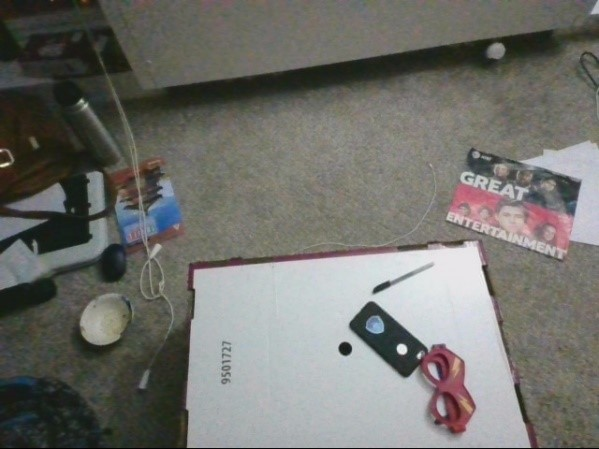
#> input picture data/Capture 1.jpg, 599 x 449 px
$ python -i CornerDetection_Assignment3.py   (imports and definitions only)
#> lines starting #> are read from the running program, lines starting #| are printed output that depends on the picture; after the words box and inside, x2 and y2 are one past the last pixel; in counts of white or black regions, pixels touching at a corner belong together
#> further down, picture is the input picture: shape (449, 599, 3); mean B, G, R 107.9, 112.7, 112.9


import cv2
import numpy as np
import sys


# [45 lines left out: functions main, getImage, showWin, not called in this run]


def cvt2Gray(im):
	im_bw = cv2.cvtColor(im, cv2.COLOR_BGR2GRAY)
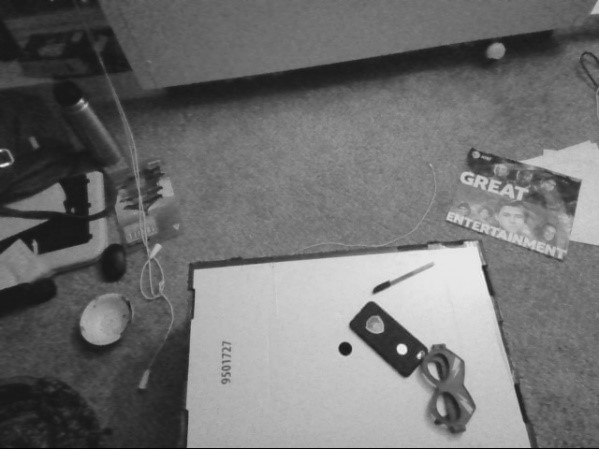
#> im_bw: shape (449, 599); min 1, max 246, mean 112.2
	cv2.imshow("Display window", im_bw)
	return im_bw


# [66 lines left out: functions smooth, harris, featureVector, not called in this run]


def betterLocalization(im):
	gray = cvt2Gray(im)
	gray = np.float32(gray)
	distance1 = cv2.cornerHarris(gray,2,3,0.04)
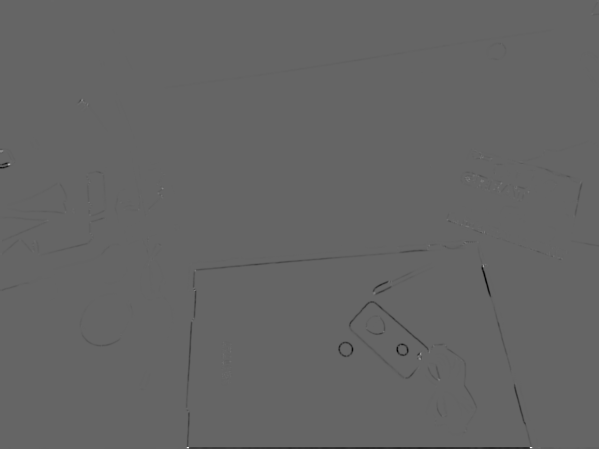
#> distance1: shape (449, 599) float32; min -14811612, max 22535176, mean -49511.7; drawn with min black and max white
	distance1 = cv2.dilate(distance1,None)
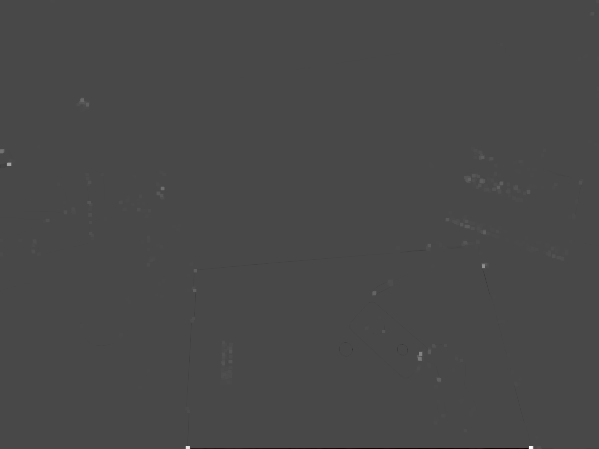
#> distance1: shape (449, 599) float32; min -8926625, max 22535176, mean 3564.6; drawn with min black and max white
	ret, distance1 = cv2.threshold(distance1,0.01*distance1.max(),255,0)
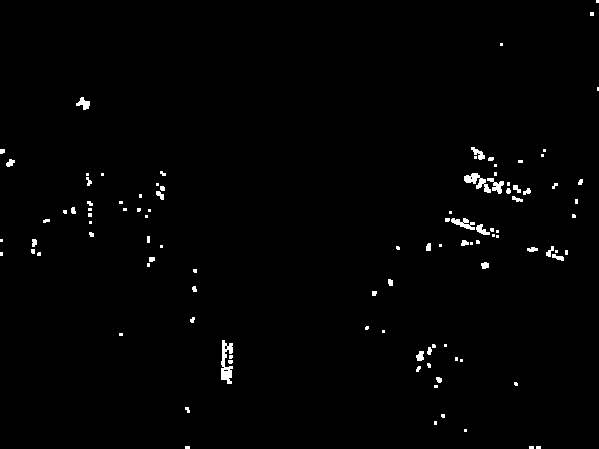
#> distance1: shape (449, 599) float32; 1.1% white; 105 white regions (63 under 20 px), largest, box (x1, y1, x2, y2) and area: (221, 340, 233, 384) 308, (464, 173, 491, 193) 223, (451, 218, 475, 230) 149
#> ret = 225351.8
	distance1 = np.uint8(distance1)

	ret, labels, stats, centroids = cv2.connectedComponentsWithStats(distance1)
#> labels: shape (449, 599) int32; 106 distinct labels, from 0 to 105
#> ret = 106; stats = 106 rows, first 6: [0, 0, 599, 449, 266037], [596, 0, 3, 3, 9], [590, 12, 4, 4, 16], [500, 43, 3, 3, 9], [597, 87, 2, 4, 8], [76, 97, 14, 13, 99]; centroids = 106 pairs, first value 1 to 597.5, second value 1 to 447

	criteria = (cv2.TERM_CRITERIA_EPS + cv2.TERM_CRITERIA_MAX_ITER, 100, 0.001)
	corners = cv2.cornerSubPix(gray,np.float32(centroids),(5,5),(-1,-1),criteria)
#> corners = 106 pairs, first value 0.104 to 597, second value 1 to 447.6

	rslt = np.hstack((centroids,corners))
#> rslt = 106 rows, first 6: [298.4, 223.8, 298.4, 223.8], [597, 1, 597, 1], [591.5, 13.5, 589.6, 13.89], [501, 44, 496.1, 41.1], [597.5, 88.5, 595.7, 90.86], [83.3, 103.2, 80.98, 98.37]
	rslt = np.int0(rslt)
#> rslt = 106 rows, first 6: [298, 223, 298, 223], [597, 1, 597, 1], [591, 13, 589, 13], [501, 44, 496, 41], [597, 88, 595, 90], [83, 103, 80, 98]
	im[rslt[:,1],rslt[:,0]]=[0,0,255]
#> im: shape (449, 599, 3); 0.04% of pixels changed, all inside (x1, y1, x2, y2) = (1, 1, 598, 448)
	im[rslt[:,3],rslt[:,2]] = [0,255,0]
#> im: shape (449, 599, 3); mean B, G, R 107.8, 112.7, 112.9
	return im


# [4 lines left out: function help, not called in this run]


# [2 lines not run here, left out]

>>> import cv2
>>> picture = cv2.imread('../data/Capture 1.jpg')
>>> result = betterLocalization(picture)

$ run again, on data/Image_2.PNG
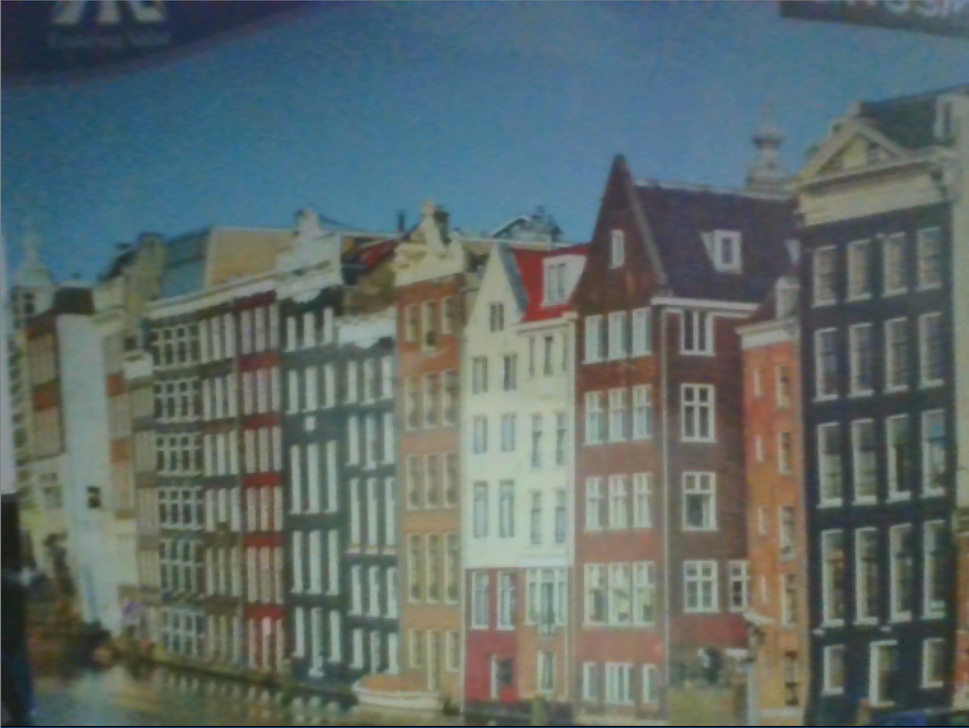
#> input picture data/Image_2.PNG, 969 x 728 px, shrunk from 1919 x 1442 before the run
#> picture is the input picture: shape (728, 969, 3); mean B, G, R 105.9, 107.3, 95.2
#> in cvt2Gray, `im_bw = cv2.cvtColor(im, cv2.COLOR_BGR2GRAY)`:
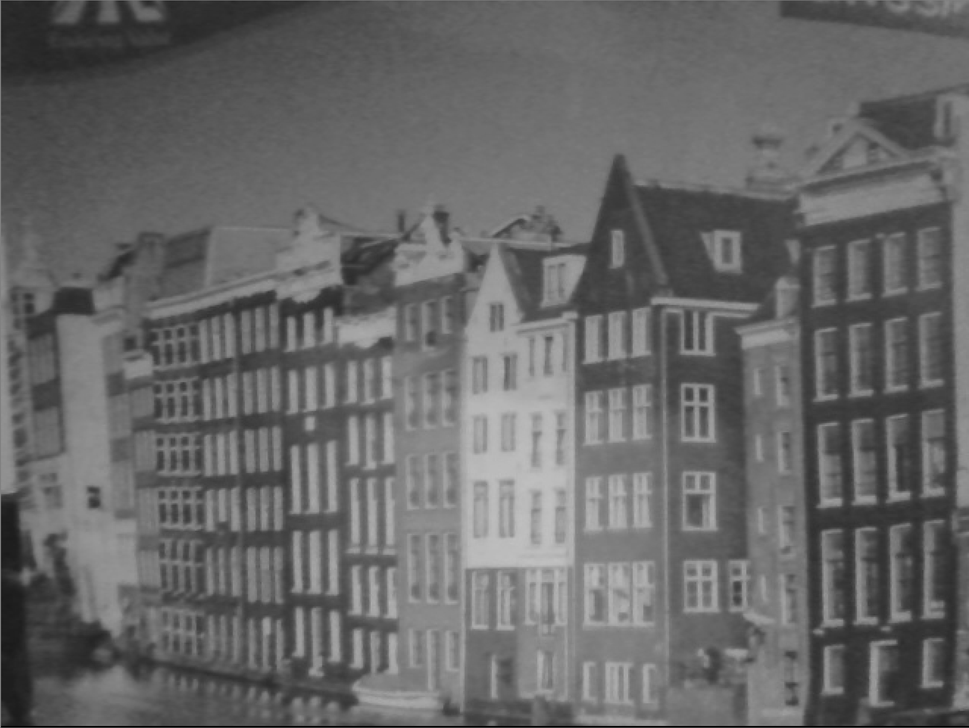
#> im_bw: shape (728, 969); min 0, max 193, mean 103.5
#> in betterLocalization, `ret, distance1 = cv2.threshold(distance1,0.01*distance1.max(),255,0)`:
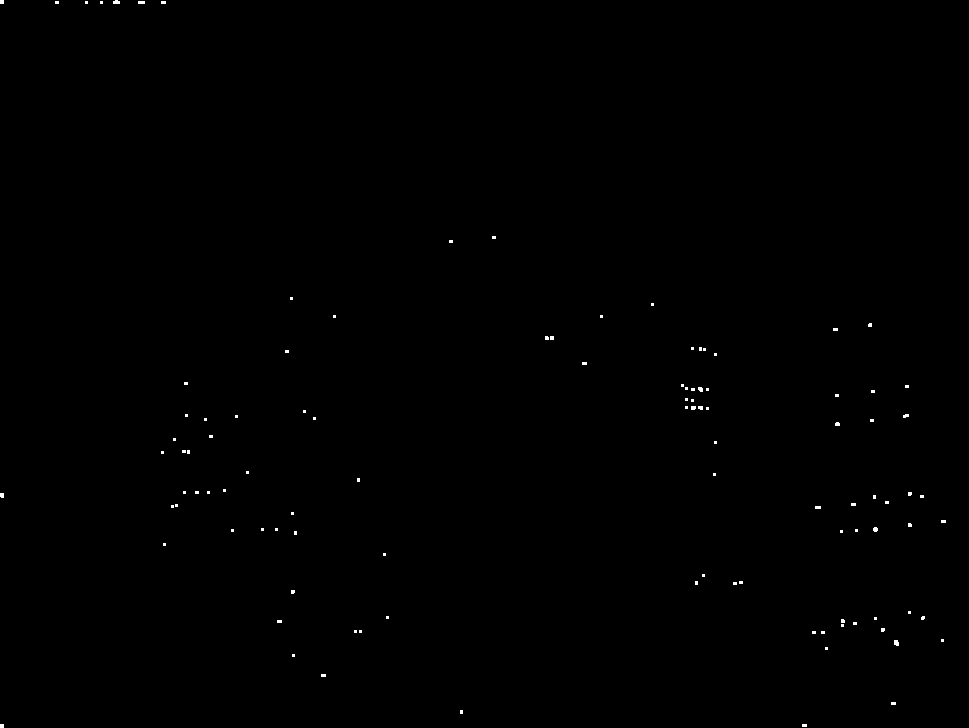
#> distance1: shape (728, 969) float32; 0.18% white; 107 white regions (102 under 20 px), largest, box (x1, y1, x2, y2) and area: (894, 640, 899, 646) 26, (113, 0, 120, 4) 24, (138, 1, 145, 4) 21, (698, 387, 703, 392) 21, (873, 527, 878, 532) 21
#> in betterLocalization, `ret, distance1 = cv2.threshold(distance1,0.01*distance1.max(),255,0)`: ret = 21358.5
#> labels: shape (728, 969) int32; 108 distinct labels, from 0 to 107
#> in betterLocalization, `ret, labels, stats, centroids = cv2.connectedComponentsWithStats(dista..`: ret = 108; stats = 108 rows, first 6: [0, 0, 969, 728, 704141], [0, 0, 4, 4, 16], [55, 1, 4, 3, 12], [85, 1, 3, 3, 9], [100, 1, 3, 3, 9], [113, 0, 7, 4, 24]; centroids = 108 pairs, first value 1.5 to 943, second value 1.5 to 725.5
#> corners = 108 pairs, first value 0.415 to 944.4, second value 0.448 to 726.2
#> in betterLocalization, `rslt = np.hstack((centroids,corners))`: rslt = 108 rows, first 6: [483.9, 363.3, 483.9, 363.3], [1.5, 1.5, 0.526, 0.567], [56.5, 2, 56.26, 0.458], [86, 2, 85.88, 0.448], [101, 2, 100.2, 0.535], [116, 1.75, 114.6, 0.549]
#> in betterLocalization, `rslt = np.int0(rslt)`: rslt = 108 rows, first 6: [483, 363, 483, 363], [1, 1, 0, 0], [56, 2, 56, 0], [86, 2, 85, 0], [101, 2, 100, 0], [116, 1, 114, 0]

$ run again, on data/Image_3.PNG
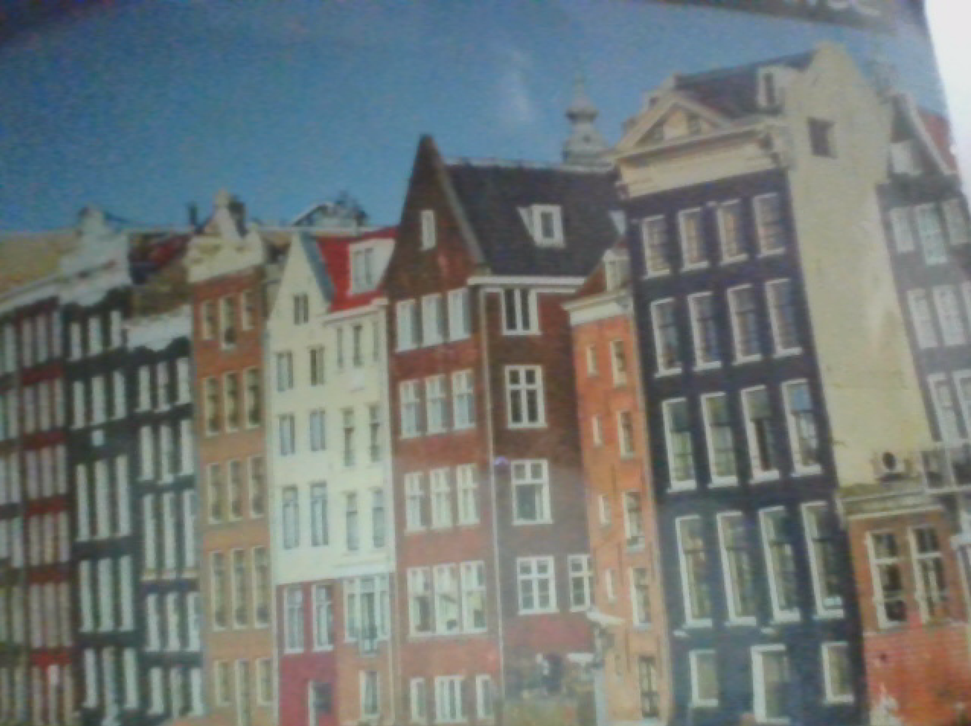
#> input picture data/Image_3.PNG, 971 x 726 px, shrunk from 1912 x 1430 before the run
#> picture is the input picture: shape (726, 971, 3); mean B, G, R 118.8, 121, 114.9
#> in betterLocalization, `ret, distance1 = cv2.threshold(distance1,0.01*distance1.max(),255,0)`:
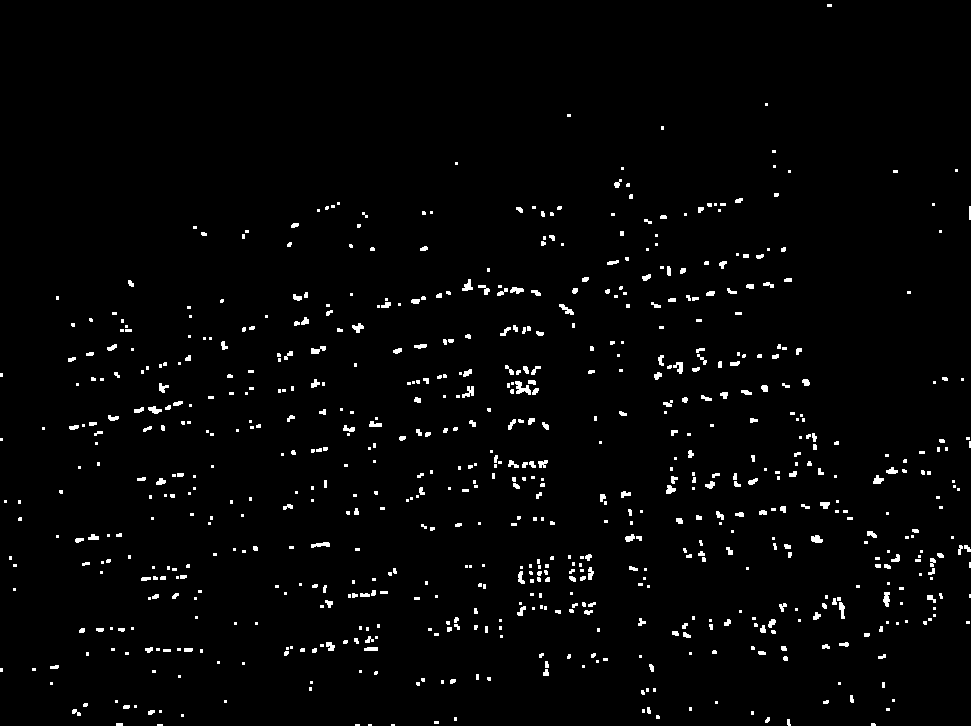
#> distance1: shape (726, 971) float32; 2.1% white; 730 white regions (442 under 20 px), largest, box (x1, y1, x2, y2) and area: (515, 381, 531, 395) 121, (462, 386, 474, 398) 80, (883, 592, 890, 607) 76
#> in betterLocalization, `ret, distance1 = cv2.threshold(distance1,0.01*distance1.max(),255,0)`: ret = 1547.2
#> labels: shape (726, 971) int32; 731 distinct labels, from 0 to 730
#> in betterLocalization, `ret, labels, stats, centroids = cv2.connectedComponentsWithStats(dista..`: ret = 731; stats = 731 rows, first 6: [0, 0, 971, 726, 689810], [827, 4, 5, 3, 15], [765, 103, 3, 3, 9], [567, 114, 4, 3, 12], [661, 126, 3, 4, 12], [772, 150, 4, 3, 12]; centroids = 731 pairs, first value 1 to 969.5, second value 5 to 724.5
#> corners = 731 pairs, first value 1 to 969.5, second value 4.7 to 724.6
#> in betterLocalization, `rslt = np.hstack((centroids,corners))`: rslt = 731 rows, first 6: [484.2, 360.2, 487.1, 364.7], [829, 5, 826.8, 4.7], [766, 104, 766.5, 106.8], [568.5, 115, 564.3, 114.1], [662, 127.5, 663.6, 124.4], [773.5, 151, 771.6, 151.2]
#> in betterLocalization, `rslt = np.int0(rslt)`: rslt = 731 rows, first 6: [484, 360, 487, 364], [829, 5, 826, 4], [766, 104, 766, 106], [568, 115, 564, 114], [662, 127, 663, 124], [773, 151, 771, 151]
#> in betterLocalization, `im[rslt[:,3],rslt[:,2]] = [0,255,0]`:
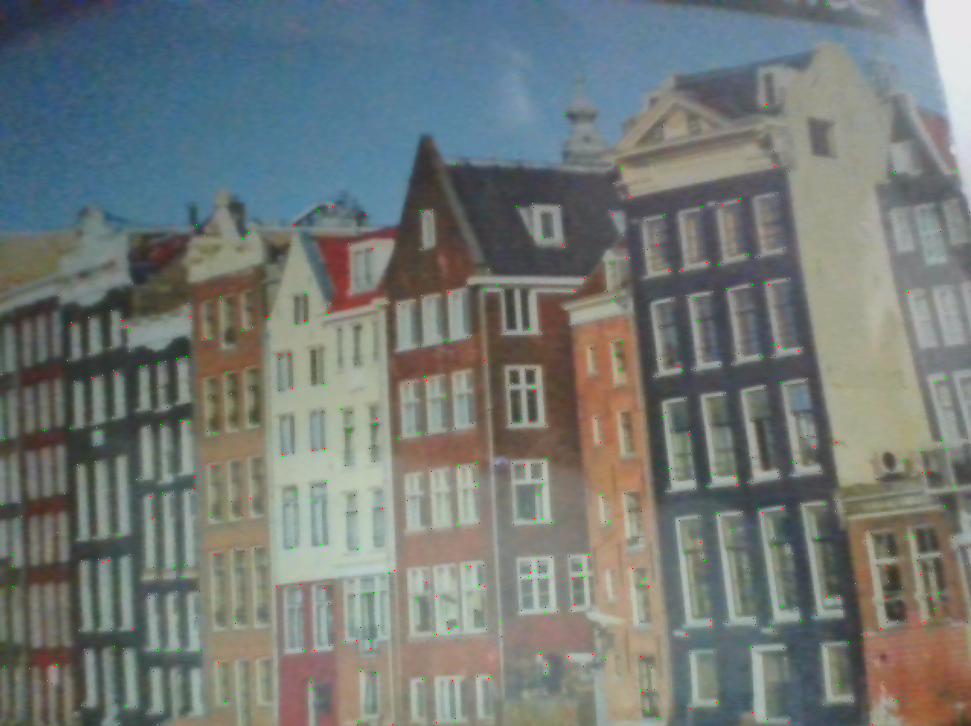
#> im: shape (726, 971, 3); mean B, G, R 118.6, 121, 114.9
